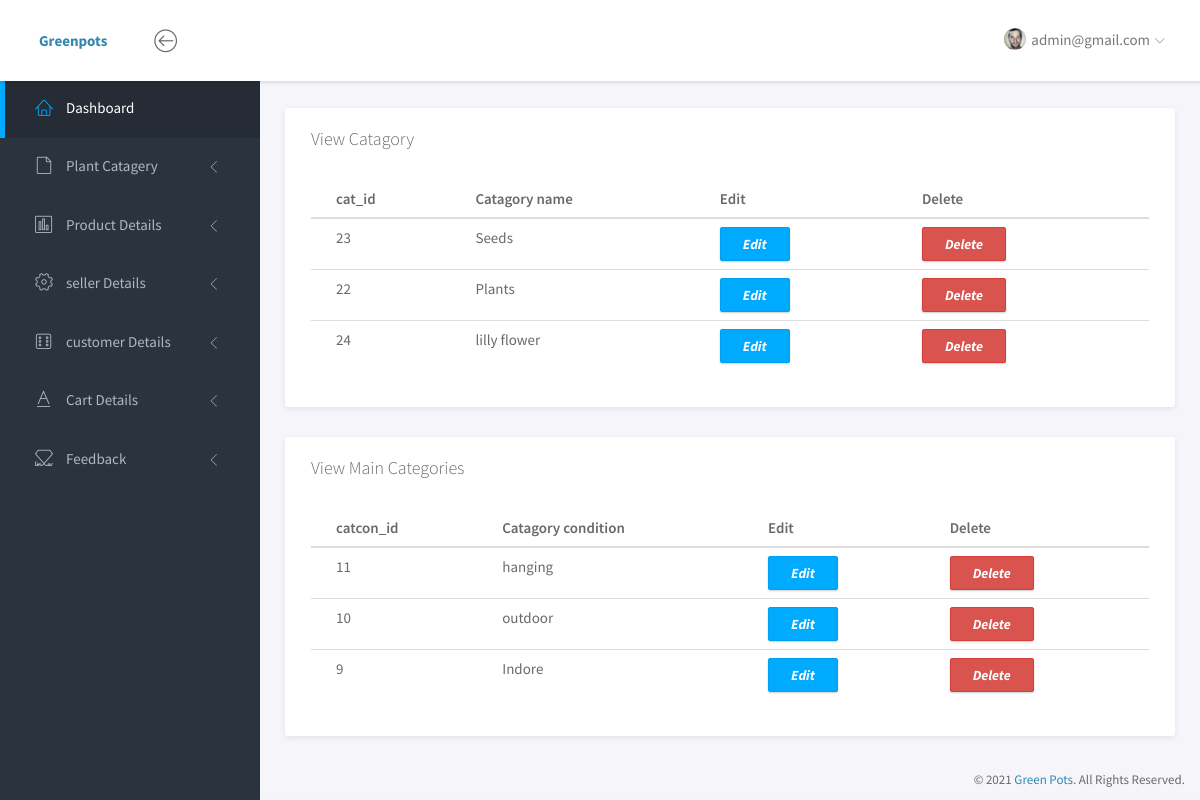
Screenshot of /admin/viewcat.php (signed in) with the database file from the repository.
### tables this page shows
CREATE TABLE `addcat` (
  `cat_id` int(11) NOT NULL,
  `cname` varchar(50) NOT NULL
);

CREATE TABLE `addcatcon` (
  `catcon_id` int(11) NOT NULL,
  `condname` varchar(50) NOT NULL
);

### app/Main.php (called while the page is built, shortened)
<?php
class Main {
    public function __construct(){
        try{
            $this->conn = new PDO(DB_TYPE.":host=".DB_SERVER.";dbname=".DB_DATABASE, DB_USER, DB_PASSWORD);
        }
        catch (PDOException $e){
            echo '<h3>Database Not Connected</h3>','<p>Please Check database connection before running this site ...</p>'; exit;
        }
    }
}

### app/Admin.php (called while the page is built, shortened)
<?php
class Admin extends Main
{
	public function ret($stmt){
		$stmt = $this->conn->prepare($stmt);
		$stmt->execute();
		return $stmt;
	}
}
?>

### admin/viewcat.php (the view, shortened to what this page needs)
<?php
$admin = new Admin();
?>
<!doctype html>
<html lang="en">
<head>
	<link rel="stylesheet" href="assets/vendor/bootstrap/css/bootstrap.min.css">
	<link rel="stylesheet" href="assets/vendor/font-awesome/css/font-awesome.min.css">
	<link rel="stylesheet" href="assets/vendor/linearicons/style.css">
	<link rel="stylesheet" href="assets/vendor/chartist/css/chartist-custom.css">
	<link rel="stylesheet" href="assets/css/main.css">
	<link rel="stylesheet" href="assets/css/demo.css">
</head>
<body>
	<div id="wrapper">
		<?php include "header.php" ?>
		<?php include "sidebar.php" ?>
		<div class="main">
			<div class="main-content">
				<div class="container-fluid">
							<div class="panel">
								<div class="panel-heading">
									<h3 class="panel-title">View Catagory</h3>
								</div>
								<div class="panel-body">
									<table class="table table-hover">
										<thead>
											<tr>
												<th>cat_id</th>
												<th>Catagory name</th>
												<th>Edit</th>
												<th>Delete</th>
											</tr>
										</thead>
										<tbody>
											<?php
                                   $stmts=$admin -> ret("SELECT * FROM `addcat`");
                                   while($rows=$stmts->fetch(PDO::FETCH_ASSOC))
                                   {
                                         ?>
											<tr>
												  <td><?= $rows['cat_id']; ?></td>
												  <td><?= $rows['cname']; ?></td>
                           <td>
                              <a href="addcatupdate.php?id=<?= $rows['cat_id']; ?>" class="btn btn-primary" onclick="return confirm('Are you sure want to edit?')"><b><i>Edit</i></b></a>
                          </td>
                         <td>
                         	<a href="admincontroller/addcat.php?id=<?= $rows['cat_id']; ?>" class="btn btn-danger" onclick="return confirm('Are you sure want to delete?')"><b><i>Delete</i></b></a>
                         </td>
											</tr>
										<?php } ?>
										</tbody>
									</table>
								</div>
							</div>
							<div class="panel">
								<div class="panel-heading">
									<h3 class="panel-title">View Main Categories</h3>
								</div>
								<div class="panel-body">
									<table class="table table-hover">
										<thead>
											<tr>
												<th>catcon_id</th>
												<th>Catagory condition</th>
												<th>Edit</th>
												<th>Delete</th>
											</tr>
										</thead>
										<tbody>
											<?php
                                   $stmtss=$admin -> ret("SELECT * FROM `addcatcon`");
                                   while($rowss=$stmtss->fetch(PDO::FETCH_ASSOC))
                                   {
                                         ?>
											<tr>
												  <td><?= $rowss['catcon_id']; ?></td>
												  <td><?= $rowss['condname']; ?></td>
                           <td>
                              <a href="addcatupdatecond.php?id=<?= $rowss['catcon_id']; ?>" class="btn btn-primary" onclick="return confirm('Are you sure want to edit?')"><b><i>Edit</i></b></a>
                          </td>
                         <td>
                         	<a href="admincontroller/addcatcon.php?id=<?= $rowss['catcon_id']; ?>" class="btn btn-danger" onclick="return confirm('Are you sure want to delete?')"><b><i>Delete</i></b></a>
                         </td>
											</tr>
										<?php } ?>
										</tbody>
									</table>
								</div>
							</div>
				</div>
			</div>
		</div>
		<?php include "footer.php" ?>
	</div>
</body>
</html>

### admin/header.php (shortened to what this page needs)
<nav class="navbar navbar-default navbar-fixed-top">
			<div class="brand">
				<a href="index.php"><b>Greenpots</b></a>
			</div>
			<div class="container-fluid">
				<div class="navbar-btn">
					<button type="button" class="btn-toggle-fullwidth"><i class="lnr lnr-arrow-left-circle"></i></button>
				</div>
				<div id="navbar-menu">
					<ul class="nav navbar-nav navbar-right">
						<li class="dropdown">
					   <?php
                        $stmt=$admin -> ret("SELECT * FROM admin");
                        $row=$stmt->fetch(PDO::FETCH_ASSOC);
                        ?>
							<a href="#" class="dropdown-toggle" data-toggle="dropdown"><img src="assets/img/user.png" class="img-circle" alt="Avatar"> <span><?php echo $row['email'];?></span> <i class="icon-submenu lnr lnr-chevron-down"></i></a>
						</li>
					</ul>
				</div>
			</div>
		</nav>

### admin/sidebar.php (shortened to what this page needs)
<div id="sidebar-nav" class="sidebar">
			<div class="sidebar-scroll">
				<nav>
					<ul class="nav">
						<li><a href="index.php" class="active"><i class="lnr lnr-home"></i> <span>Dashboard</span></a></li>
                        <li>
							<a href="#subPage" data-toggle="collapse" class="collapsed"><i class="lnr lnr-file-empty"></i> <span>Plant Catagery</span> <i class="icon-submenu lnr lnr-chevron-left"></i></a>
						</li>
						<li>
							<a href="#subPages" data-toggle="collapse" class="collapsed"><i class="lnr lnr-chart-bars"></i> <span>Product Details</span> <i class="icon-submenu lnr lnr-chevron-left"></i></a>
						</li>
						<li>
							<a href="#subPagess" data-toggle="collapse" class="collapsed"><i class="lnr lnr-cog"></i> <span>seller Details</span> <i class="icon-submenu lnr lnr-chevron-left"></i></a>
						</li>
						<li>
							<a href="#subP" data-toggle="collapse" class="collapsed"><i class="lnr lnr-dice"></i> <span>customer Details</span> <i class="icon-submenu lnr lnr-chevron-left"></i></a>
						</li>
						<li>
							<a href="#subPag" data-toggle="collapse" class="collapsed"><i class="lnr lnr-text-format"></i> <span>Cart Details</span> <i class="icon-submenu lnr lnr-chevron-left"></i></a>
						</li>
					<li>
							<a href="#subPa" data-toggle="collapse" class="collapsed"><i class="lnr lnr-linearicons"></i> <span>Feedback</span> <i class="icon-submenu lnr lnr-chevron-left"></i></a>
						</li>
					</ul>
				</nav>
			</div>
		</div>

### admin/footer.php
<footer>
			<div class="container-fluid">
				<p class="copyright">&copy; 2021 <a href="https://www.themeineed.com" target="_blank">Green Pots</a>. All Rights Reserved.</p>
			</div>
		</footer>

### rows the page displays
addcat: cat_id "23", cname "Seeds"
addcat: cat_id "22", cname "Plants"
addcat: cat_id "24", cname "lilly flower"
addcatcon: catcon_id "11", condname "hanging"
addcatcon: catcon_id "10", condname "outdoor"
addcatcon: catcon_id "9", condname "Indore"

### other values shown
$row['email'] "admin@gmail.com"
